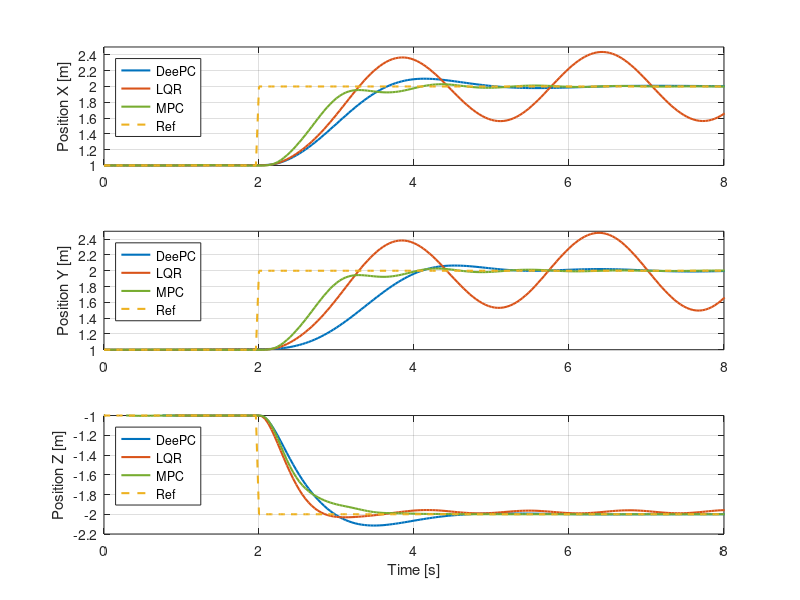
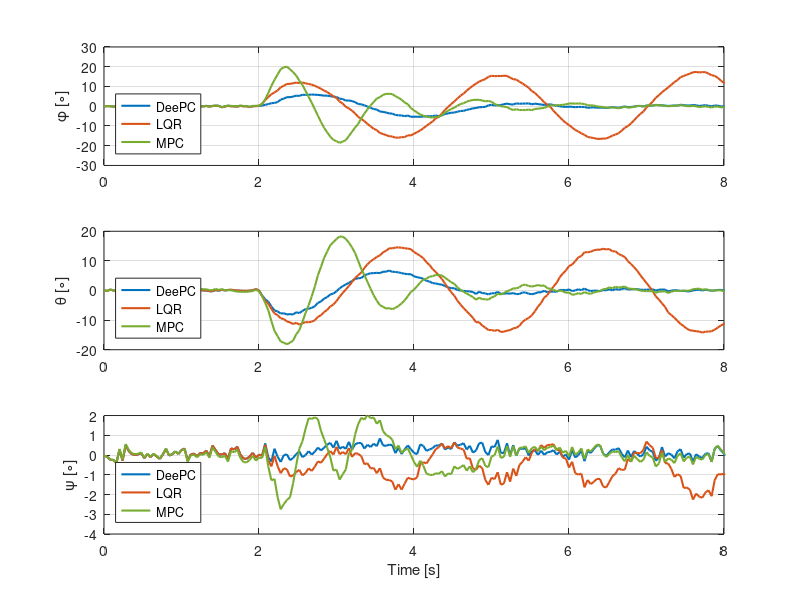

Source code (MATLAB) for these figures, in order:
clear;
close all;
clc;

flag_drag = false;

%% Load variables: DeePC controller

load("DeePC_ang_controller.mat")


% Common variables
r = r_out.';
T_eq = param.nrotor_vehicle_mass_true*param.g;

start_time = 2;
sim_time = start_time + run_time;

time = 0:param.sample_time_measurements_full_state:sim_time;

% Specific variables
u_deepc = [total_thrust_cmd body_rates_cmd].';

x_state_deepc = full_state_meas(:,1:9).';

x_deepc = x_state_deepc(1,:);
y_deepc = x_state_deepc(2,:);
z_deepc = x_state_deepc(3,:);

roll_deepc = x_state_deepc(7,:)*180/pi;
pitch_deepc = x_state_deepc(8,:)*180/pi;
yaw_deepc = x_state_deepc(9,:)*180/pi;

% time_comp_deepc = solve_time_out;

%% Load variables: LQR controller

load("LQR_ang_controller.mat")


% Specific variables
u_lqr = [total_thrust_cmd body_rates_cmd].';

x_state_lqr = full_state_meas(:,1:9).';

x_lqr = x_state_lqr(1,:);
y_lqr = x_state_lqr(2,:);
z_lqr = x_state_lqr(3,:);

roll_lqr = x_state_lqr(7,:)*180/pi;
pitch_lqr = x_state_lqr(8,:)*180/pi;
yaw_lqr = x_state_lqr(9,:)*180/pi;

% time_comp_lqr = solve_time_out;

%% Load variables: MPC controller

load("MPC_ang_controller.mat")


% Specific variables
u_mpc = [total_thrust_cmd body_rates_cmd].';

x_state_mpc = full_state_meas(:,1:9).';
% x_state_mpc = full_state_meas(1:9,:);

x_mpc = x_state_mpc(1,:);
y_mpc = x_state_mpc(2,:);
z_mpc = x_state_mpc(3,:);

roll_mpc = x_state_mpc(7,:)*180/pi;
pitch_mpc = x_state_mpc(8,:)*180/pi;
yaw_mpc = x_state_mpc(9,:)*180/pi;

% time_comp_mpc = solve_time_out;

% Remove unnecessary variables
clear total_thrust_cmd body_rates_cmd full_state_meas full_state_act...
    run_time param r_out Tini solve_time_out start_time

%% Plots
% Position XY
myFigure1 = figure();
subplot(3,1,1)
plot(time, x_deepc, 'LineWidth',1.5)
hold on
plot(time, x_lqr, 'LineWidth',1.5)
hold on
plot(time, x_mpc, 'LineWidth',1.5,'Color','#77AC30')
hold on
plot(time, r(1,:), '--', 'LineWidth',1.5, 'Color','#EDB120')
ylabel('Position X [m]') 
legend('DeePC','LQR','MPC','Ref','Location','northwest')
grid on
xlim([0 8])
ylim([1 2.5])

subplot(3,1,2)
plot(time, y_deepc, 'LineWidth',1.5)
hold on
plot(time, y_lqr, 'LineWidth',1.5)
hold on
plot(time, y_mpc, 'LineWidth',1.5, 'Color','#77AC30')
hold on
plot(time, r(1,:), '--', 'LineWidth',1.5, 'Color','#EDB120')
ylabel('Position Y [m]') 
legend('DeePC','LQR','MPC','Ref','Location','northwest')
grid on
xlim([0 8])
ylim([1 2.5])

subplot(3,1,3)
plot(time, z_deepc, 'LineWidth',1.5)
hold on
plot(time, z_lqr, 'LineWidth',1.5)
hold on
plot(time, z_mpc, 'LineWidth',1.5, 'Color','#77AC30')
hold on
plot(time, r(3,:), '--', 'LineWidth',1.5, 'Color','#EDB120')
ylabel('Position Z [m]') 
xlabel('Time [s]')
legend('DeePC','LQR','MPC','Ref','Location','northwest')
grid on
xlim([0 8])
ylim([-2.2 -1])


myFigure2 = figure();
subplot(3,1,1)
plot(time, roll_deepc, 'LineWidth',1.5)
hold on
plot(time, roll_lqr, 'LineWidth',1.5)
hold on
plot(time, roll_mpc, 'LineWidth',1.5, 'Color','#77AC30')
ylabel('\phi [\circ]') 
legend('DeePC','LQR','MPC','Location','southwest')
grid on
xlim([0 8])


subplot(3,1,2)
plot(time, pitch_deepc, 'LineWidth',1.5)
hold on
plot(time, pitch_lqr, 'LineWidth',1.5)
hold on
plot(time, pitch_mpc, 'LineWidth',1.5, 'Color','#77AC30')
ylabel('\theta [\circ]') 
legend('DeePC','LQR','MPC','Location','southwest')
grid on
xlim([0 8])


subplot(3,1,3)
plot(time, yaw_deepc, 'LineWidth',1.5)
hold on
plot(time, yaw_lqr, 'LineWidth',1.5)
hold on
plot(time, yaw_mpc, 'LineWidth',1.5, 'Color','#77AC30')
ylabel('\psi [\circ]') 
xlabel('Time [s]')
legend('DeePC','LQR','MPC','Location','southwest')
grid on
xlim([0 8])
ylim([-4 2])

% saveFigAsPDF(myFigure1,'Figures_PDF/Ang_Controller_LQR_vs_DeePC_vs_MPC_pos');
% saveFigAsPDF(myFigure2,'Figures_PDF/Ang_Controller_LQR_vs_DeePC_vs_MPC_ang');